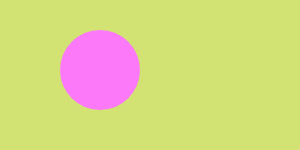
Frame 1 (no input)
Frame 60 (no input): identical to frame 1, image omitted
Frame 120 (the mouse pressed at the canvas centre since frame 60): identical to frame 1, image omitted

The p5.js sketch that drew this single still picture (run headless with seeded random() and noise() and a simulated clock; from frame 60 on, the mouse is pressed at the canvas centre):

// p5.js sketch
// ── sketch.js
var bgcolor;
var button1;
var canvas;
var pink;
var x, r;

function setup() {
  x = 100;
  r = 80;
  
  canvas = createCanvas (300,150);
  pink = color('#fc79fa');
  bgcolor = color('#d2e273');
 
  button1 = createButton('change color no');
  button1.mousePressed(changeBG);
  button1.position(350, 180);
  
  button2 = createButton('make me move');
  button2.mousePressed(moveEll);
  button2.position(350, 210);
  
  button3 = createButton('make me fat');
  button3.mousePressed(growEll);
  button3.position(350, 240);
  
  button4 = createButton('reset this crap');
  button4.mousePressed(reset);
  button4.position(350, 270);
}

function changeBG() {
  bgcolor = color(random(255),random(255),random(255));
}

function moveEll() {
  x = x + 10;
}

function growEll() {
  r = r + 20;
}

function reset(){
  bgcolor = color('#d2e273');
  x = 100;
  r = 80;
}

function draw() {
  background(bgcolor);
  noStroke();
  fill(pink);
  ellipse(x,70,r,r);
}
